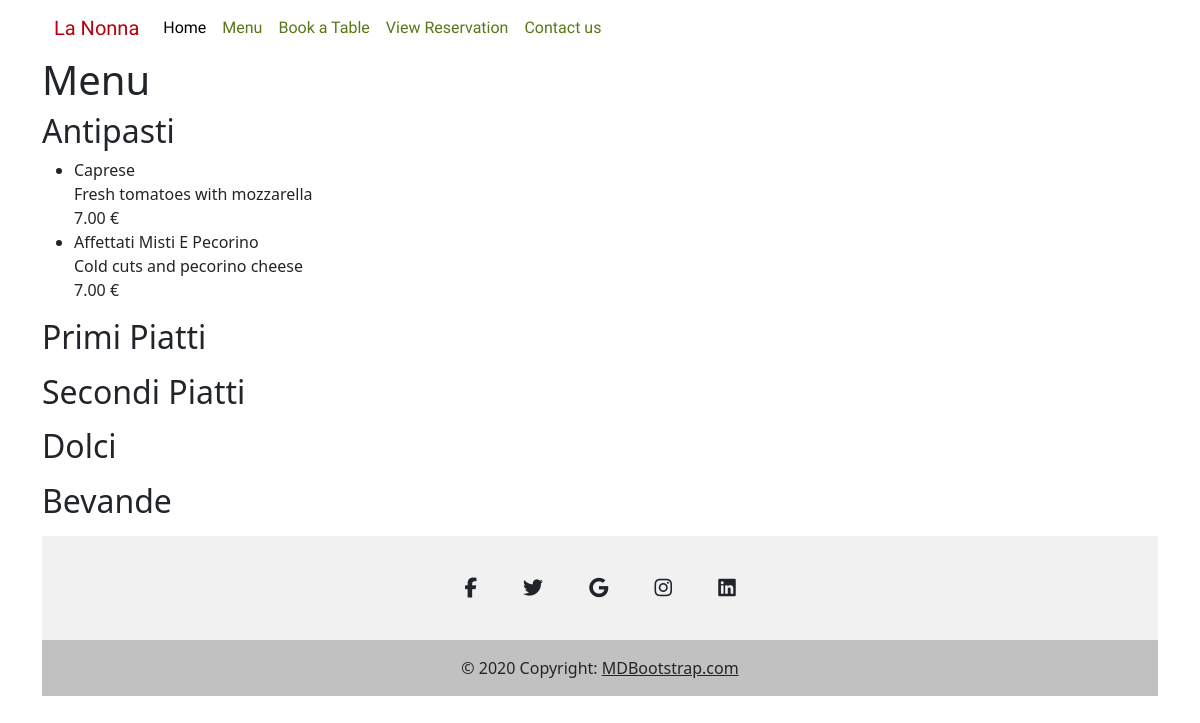
The page /menu/ on the database as committed earlier.
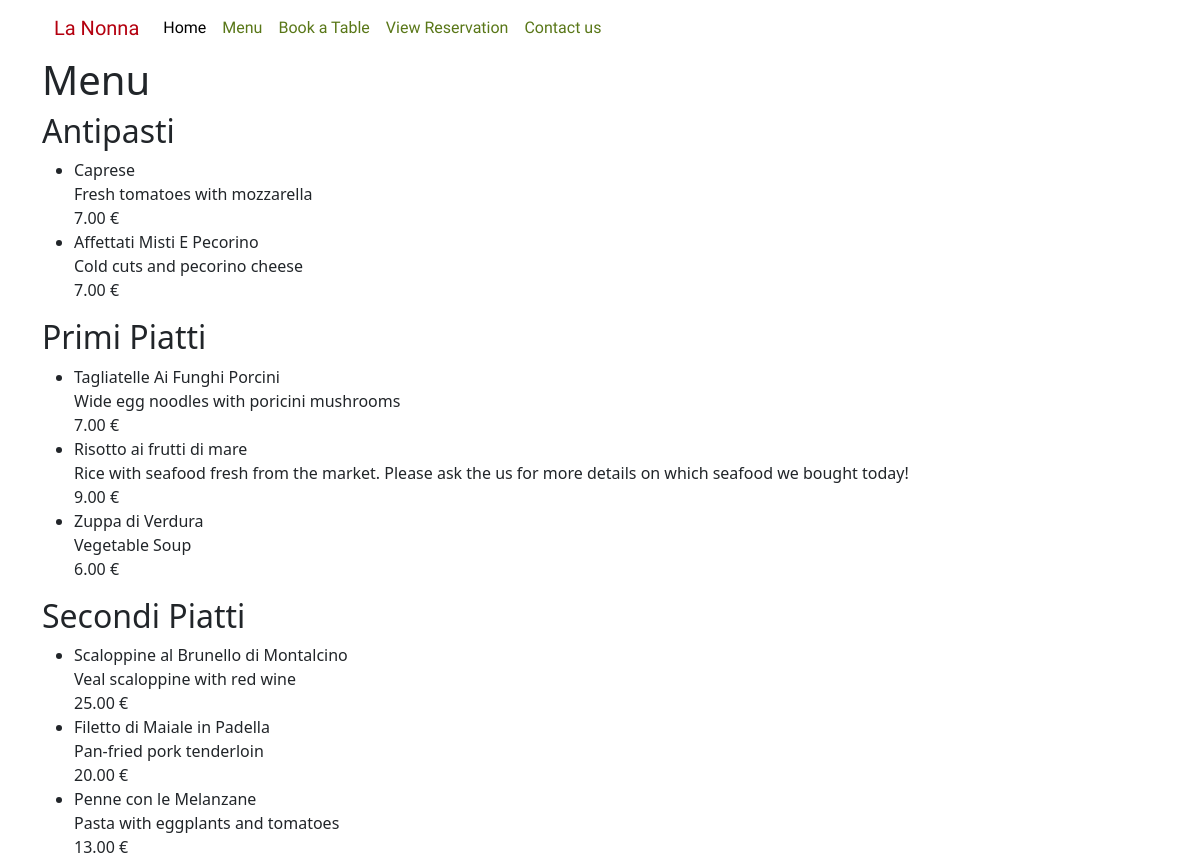
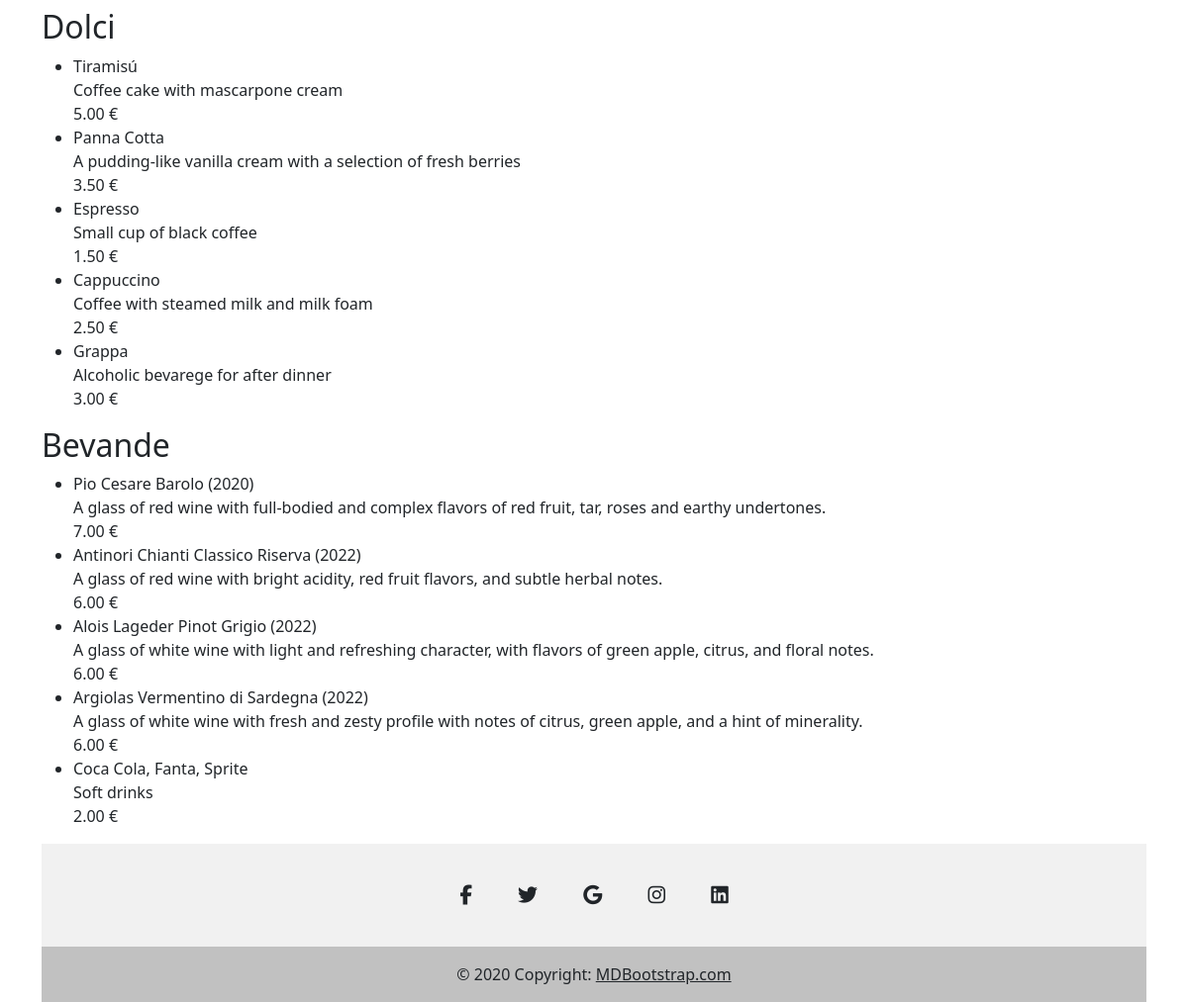
The same page on the database as committed later (2 pictures, top to bottom).
### menu/models.py (models this page shows, shortened)
class Menu(models.Model):
    name = models.CharField(max_length=50)
    course = models.CharField(max_length=50, choices=COURSE_CHOICES)
    description = models.TextField(max_length=500)
    price = models.DecimalField(max_digits=5, decimal_places=2)

### menu/views.py (the view)
# urls.py: path('menu/', menu, name='menu'),
def menu(request):
    menu_items = Menu.objects.all()
    return render(request, 'menu/menu.html', {'menu_items': menu_items})

### menu/templates/menu/menu.html (shortened to what this page needs)
{% extends 'base.html' %}
    {% block content %}
        <h1>Menu</h1>
        <h2>Antipasti</h2>
        <ul>
            {% for item in menu_items %}
                {% if item.course == 'Antipasti' %}
                    <li>{{ item.name }} <br>
                        {{ item.description }} <br>
                        {{ item.price }} €
                    </li>
                {% endif %}
            {% endfor %}
        </ul>
        <h2>Primi Piatti</h2>
        <ul>
            {% for item in menu_items %}
                {% if item.course == 'Primi Piatti' %}
                    <li>{{ item.name }} <br>
                        {{ item.description }} <br>
                        {{ item.price }} €
                    </li>
                {% endif %}
            {% endfor %}
        </ul>
        <h2>Secondi Piatti</h2>
        <ul>
            {% for item in menu_items %}
                {% if item.course == 'Secondi Piatti' %}
                    <li>{{ item.name }} <br>
                        {{ item.description }} <br>
                        {{ item.price }} €
                    </li>
                {% endif %}
            {% endfor %}
        </ul>
        <h2>Dolci</h2>
        <ul>
            {% for item in menu_items %}
                {% if item.course == 'Dolci' %}
                    <li>{{ item.name }} <br>
                        {{ item.description }} <br>
                        {{ item.price }} €
                    </li>
                {% endif %}
            {% endfor %}
        </ul>
        <h2>Bevande</h2>
        <ul>
            {% for item in menu_items %}
                {% if item.course == 'Bevande' %}
                    <li>{{ item.name }} <br>
                        {{ item.description }} <br>
                        {{ item.price }} €
                    </li>
                {% endif %}
            {% endfor %}
        </ul>
    {% endblock %}

### templates/base.html (shortened to what this page needs)
{% load static %}
<!DOCTYPE html>
<html lang="en">
    <head>
        <link href="https://cdn.jsdelivr.net/npm/bootstrap@5.3.2/dist/css/bootstrap.min.css" rel="stylesheet">
        <link rel="stylesheet" type="text/css" href="{% static 'css/styles.css' %}">
    </head>
    <body class="container">
        <nav class="navbar navbar-expand-lg">
          <div class="container-fluid">
            <a class="navbar-brand brand" href="{% url 'home' %}">La Nonna</a>
            <div class="collapse navbar-collapse" id="navbarNavAltMarkup">
              <div class="navbar-nav">
                <a class="nav-link active" aria-current="page" href="{% url 'home' %}">Home</a>
                <a class="nav-link" href="{% url 'menu' %}">Menu</a>
                <a class="nav-link" href="{% url 'book_table' %}">Book a Table</a>
                <a class="nav-link" href="{% url 'view_reservations' %}">View Reservation</a>
                <a class="nav-link" href="{% url 'contact_us' %}">Contact us</a>
              </div>
            </div>
          </div>
        </nav>
        {% block content %}
        {% endblock %}
        <footer class="text-center text-white mt-3" style="background-color: #f1f1f1;">
          <div class="container pt-4">
            <section class="mb-4">
              <a
                class="btn btn-link btn-floating btn-lg text-dark m-1"
                href="#!"
                role="button"
                data-mdb-ripple-color="dark"
                ><i class="fab fa-facebook-f"></i
              ></a>
              <a
                class="btn btn-link btn-floating btn-lg text-dark m-1"
                href="#!"
                role="button"
                data-mdb-ripple-color="dark"
                ><i class="fab fa-twitter"></i
              ></a>
              <a
                class="btn btn-link btn-floating btn-lg text-dark m-1"
                href="#!"
                role="button"
                data-mdb-ripple-color="dark"
                ><i class="fab fa-google"></i
              ></a>
              <a
                class="btn btn-link btn-floating btn-lg text-dark m-1"
                href="#!"
                role="button"
                data-mdb-ripple-color="dark"
                ><i class="fab fa-instagram"></i
              ></a>
              <a
                class="btn btn-link btn-floating btn-lg text-dark m-1"
                href="#!"
                role="button"
                data-mdb-ripple-color="dark"
                ><i class="fab fa-linkedin"></i
              ></a>
            </section>
          </div>
          <div class="text-center text-dark p-3" style="background-color: rgba(0, 0, 0, 0.2);">
            © 2020 Copyright:
            <a class="text-dark" href="https://mdbootstrap.com/">MDBootstrap.com</a>
          </div>
        </footer>
    </body>
</html>

### static/css/styles.css (style rules this page uses)
.navbar { background-color: #fff; }
.brand { color: #B4000F; font-family: Quando, sans-serif; }
.nav-link { color: #597718; font-family: Quando, sans-serif; }

Rows that differ between the two databases and show on the page:
added Menu: name "Tagliatelle Ai Funghi Porcini", description "Wide egg noodles with poricini mushrooms", price "7.00", shown under "Primi Piatti"
added Menu: name "Risotto ai frutti di mare", description "Rice with seafood fresh from the market. Please ask the us for more details on which seafood we bought today!", price "9.00", shown under "Primi Piatti"
added Menu: name "Zuppa di Verdura", description "Vegetable Soup", price "6.00", shown under "Primi Piatti"
added Menu: name "Scaloppine al Brunello di Montalcino", description "Veal scaloppine with red wine", price "25.00", shown under "Secondi Piatti"
added Menu: name "Filetto di Maiale in Padella", description "Pan-fried pork tenderloin", price "20.00", shown under "Secondi Piatti"
added Menu: name "Penne con le Melanzane", description "Pasta with eggplants and tomatoes", price "13.00", shown under "Secondi Piatti"
added Menu: name "Tiramisú", description "Coffee cake with mascarpone cream", price "5.00", shown under "Dolci"
added Menu: name "Panna Cotta", description "A pudding-like vanilla cream with a selection of fresh berries", price "3.50", shown under "Dolci"
added Menu: name "Espresso", description "Small cup of black coffee", price "1.50", shown under "Dolci"
added Menu: name "Cappuccino", description "Coffee with steamed milk and milk foam", price "2.50", shown under "Dolci"
added Menu: name "Grappa", description "Alcoholic bevarege for after dinner", price "3.00", shown under "Dolci"
added Menu: name "Pio Cesare Barolo (2020)", description "A glass of red wine with full-bodied and complex flavors of red fruit, tar, roses and earthy undertones.", price "7.00", shown under "Bevande"
added Menu: name "Antinori Chianti Classico Riserva (2022)", description "A glass of red wine with bright acidity, red fruit flavors, and subtle herbal notes.", price "6.00", shown under "Bevande"
added Menu: name "Alois Lageder Pinot Grigio (2022)", description "A glass of white wine with light and refreshing character, with flavors of green apple, citrus, and floral notes.", price "6.00", shown under "Bevande"
added Menu: name "Argiolas Vermentino di Sardegna (2022)", description "A glass of white wine with fresh and zesty profile with notes of citrus, green apple, and a hint of minerality.", price "6.00", shown under "Bevande"
added Menu: name "Coca Cola, Fanta, Sprite", description "Soft drinks", price "2.00", shown under "Bevande"
